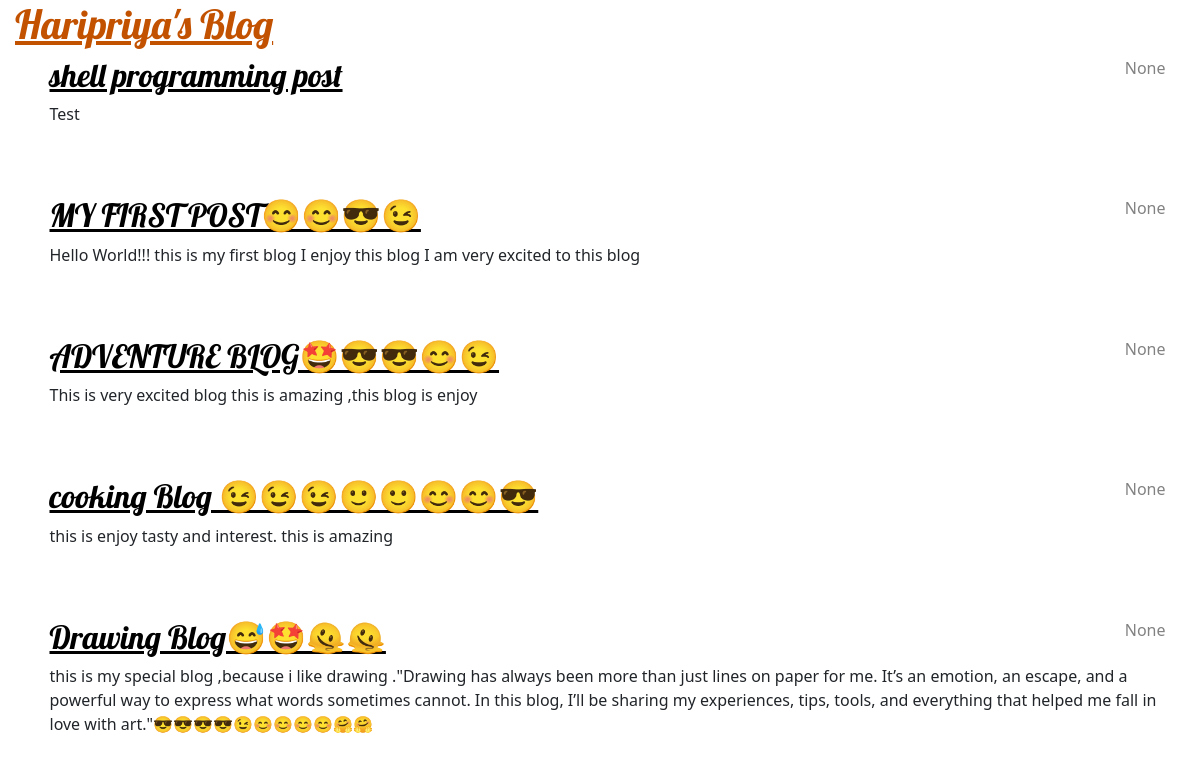
The page / on the database its author committed.
### blog/models.py (models this page shows, shortened)
class Post(models.Model):
    author=models.ForeignKey(settings.AUTH_USER_MODEL,on_delete=models.CASCADE)
    title= models.CharField(max_length=200)
    text= models.TextField()
    created_date= models.DateTimeField(default=timezone.now)
    published_date= models.DateTimeField(blank=True, null=True)
    image = models.ImageField(upload_to='images/', blank=True, null=True)
    audio = models.FileField(upload_to='audios/', blank=True, null=True)
    video = models.FileField(upload_to='videos/', blank=True, null=True)

### blog/views.py (the view)
# urls.py: path('',views.post_list, name='post_list'),
def post_list(request):
    posts = Post.objects.filter(published_date__lte=timezone.now()).order_by('published_date')
    return render(request, 'blog/post_list.html', {'posts': posts})

### blog/templates/blog/post_list.html
{% extends 'blog/base.html' %}
{% block content %}
    {% for post in posts %}
        <article class="post">
            <time class="date">
                {{ post.published_date }}
            </time>
            <h2><a href="{% url 'post_detail' pk=post.pk %}">{{ post.title }}</a></h2>
            <p>{{ post.text|linebreaksbr }}</p>
        </article>
    {% endfor %}
{% endblock %}

### blog/templates/blog/base.html (shortened to what this page needs)
{% load static %}
<!DOCTYPE html>
<html>
<head>
    <link href="https://cdn.jsdelivr.net/npm/bootstrap@5.3.7/dist/css/bootstrap.min.css" rel="stylesheet">
    <link rel="stylesheet" href="{% static 'css/blog.css' %}">
</head>
<body>
    <header>
        <h1><a href= "/">Haripriya's Blog</a></h1>
    </header>
    <main class="container">
        <div class="row">
            <div class="col">
                {% block content %}
                {% endblock %}
            </div>
        </div>
    </main>
</body>
</html>

### blog/static/css/blog.css (style rules this page uses)
h1 a,h2 a { color:#c25100; font-family: "Lobster", sans-serif; font-weight: 400; font-style: normal; }
body { padding-left: 15px; }
h1, h2, h3, h4 { font-family: 'Lobster', cursive; }
.date { color: #828282; }
.post { margin-bottom: 70px; }
.post h2 a, .post h2 a:visited { color: #000000; }
.post > .date, .post > .actions { float: right; }

### rows shown on the page
Post: published_date "None", title "shell programming post", text "Test"
Post: published_date "None", title "MY FIRST POST😊😊😎😉", text "Hello World!!! this is my first blog I enjoy this blog I am very excited to this blog"
Post: published_date "None", title "ADVENTURE BLOG🤩😎😎😊😉", text "This is very excited blog this is amazing ,this blog is enjoy"
Post: published_date "None", title "cooking Blog 😉😉😉🙂🙂😊😊😎", text "this is enjoy tasty and interest. this is amazing"
Post: published_date "None", title "Drawing Blog😅🤩🫠🫠", text "this is my special blog ,because i like drawing .\"Drawing has always been more than just lines on paper for me. It’s an emotion, an escape, and a powerful way to express what words sometimes cannot. In this blog, I’ll be sharing my experiences, tips, tools, and everything that helped me fall in love with art.\"😎😎😎😎😉😊😊😊😊🤗🤗"
